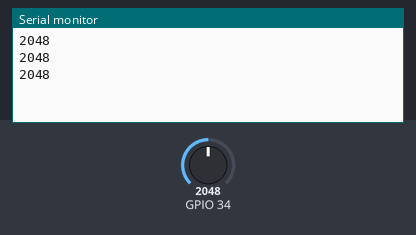
A sketch run on a simulated ESP32. On the bench: the last lines printed to the serial monitor. The test bench sets the inputs (shaded band); at power-on: GPIO 34 = 2048.

Above: at 1.3 s.
1.4 s: GPIO 34 set to 2866
At 1.9 s:
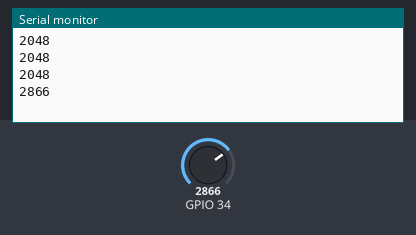
2.9 s: GPIO 34 set to 3603
At 3.4 s:
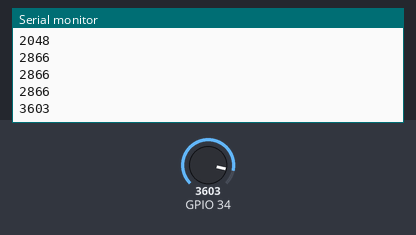
Timing chart, 0 to 5.9 s (numbered marks = the images above; inputs shaded):
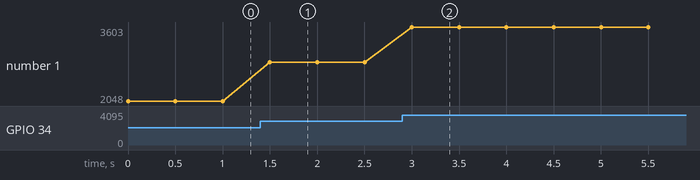

The sketch:

ldr_true.ino
```cpp
void setup() {
  // initialize serial communication at 9600 bits per second:
  Serial.begin(9600);
}

// the loop routine runs over and over again forever:
void loop() {
  // read the input on analog pin 34:
  int sensorValue = analogRead(34);
  // print out the value you read:
  Serial.println(sensorValue);
  delay(500);        // delay in between reads for stability
}
```

Measured:
- after the input at 1.4 s, the serial monitor: prints a new line after 0.10 s (image 1)
- after the input at 2.9 s, the serial monitor: prints a new line after 0.10 s (image 2)
- plotted number 1: 2048 → 2866 after the input at 1.4 s, 2866 → 3603 after the input at 2.9 s
